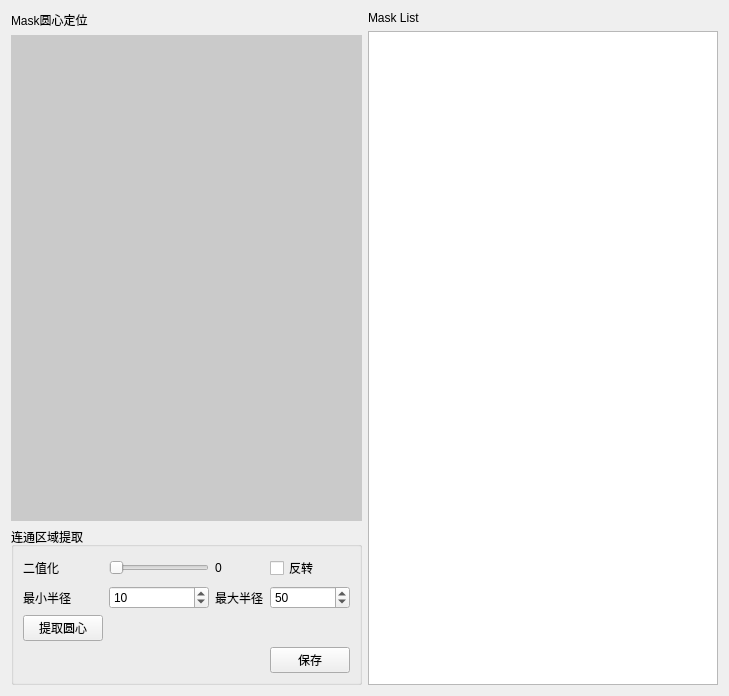
<?xml version="1.0" encoding="UTF-8"?>
<ui version="4.0">
 <class>Form</class>
 <widget class="QWidget" name="Form">
  <property name="geometry">
   <rect>
    <x>0</x>
    <y>0</y>
    <width>729</width>
    <height>696</height>
   </rect>
  </property>
  <property name="windowTitle">
   <string>Form</string>
  </property>
  <layout class="QHBoxLayout" name="horizontalLayout_3">
   <item>
    <layout class="QHBoxLayout" name="horizontalLayout_2" stretch="1,1">
     <item>
      <layout class="QVBoxLayout" name="verticalLayout_3" stretch="9,1">
       <item>
        <layout class="QVBoxLayout" name="verticalLayout_2" stretch="0,1">
         <item>
          <widget class="QLabel" name="label_3">
           <property name="text">
            <string>Mask圆心定位</string>
           </property>
          </widget>
         </item>
         <item>
          <widget class="QLabel" name="previewLabel">
           <property name="sizePolicy">
            <sizepolicy hsizetype="Preferred" vsizetype="Preferred">
             <horstretch>0</horstretch>
             <verstretch>0</verstretch>
            </sizepolicy>
           </property>
           <property name="styleSheet">
            <string notr="true">background-color: rgb(202, 202, 202);</string>
           </property>
           <property name="text">
            <string/>
           </property>
           <property name="scaledContents">
            <bool>false</bool>
           </property>
           <property name="alignment">
            <set>Qt::AlignCenter</set>
           </property>
          </widget>
         </item>
        </layout>
       </item>
       <item>
        <widget class="QGroupBox" name="groupBox">
         <property name="title">
          <string>连通区域提取</string>
         </property>
         <layout class="QHBoxLayout" name="horizontalLayout">
          <item>
           <layout class="QGridLayout" name="gridLayout">
            <item row="0" column="3">
             <widget class="QCheckBox" name="reverseCheckBox">
              <property name="text">
               <string>反转</string>
              </property>
             </widget>
            </item>
            <item row="1" column="2">
             <widget class="QLabel" name="label_7">
              <property name="text">
               <string>最大半径</string>
              </property>
             </widget>
            </item>
            <item row="3" column="1" colspan="2">
             <widget class="QLabel" name="label_9">
              <property name="text">
               <string/>
              </property>
             </widget>
            </item>
            <item row="0" column="0">
             <widget class="QLabel" name="label_4">
              <property name="text">
               <string>二值化</string>
              </property>
             </widget>
            </item>
            <item row="1" column="0">
             <widget class="QLabel" name="label_5">
              <property name="text">
               <string>最小半径</string>
              </property>
             </widget>
            </item>
            <item row="0" column="1">
             <widget class="QSlider" name="threshSlider">
              <property name="maximum">
               <number>255</number>
              </property>
              <property name="orientation">
               <enum>Qt::Horizontal</enum>
              </property>
             </widget>
            </item>
            <item row="3" column="3">
             <widget class="QPushButton" name="saveButton">
              <property name="text">
               <string>保存</string>
              </property>
             </widget>
            </item>
            <item row="0" column="2">
             <widget class="QLabel" name="label">
              <property name="text">
               <string>0</string>
              </property>
             </widget>
            </item>
            <item row="1" column="1">
             <widget class="QSpinBox" name="spinBox">
              <property name="maximum">
               <number>200</number>
              </property>
              <property name="value">
               <number>10</number>
              </property>
             </widget>
            </item>
            <item row="1" column="3">
             <widget class="QSpinBox" name="spinBox_3">
              <property name="minimum">
               <number>0</number>
              </property>
              <property name="maximum">
               <number>200</number>
              </property>
              <property name="value">
               <number>50</number>
              </property>
             </widget>
            </item>
            <item row="2" column="1" colspan="3">
             <widget class="QLabel" name="label_6">
              <property name="text">
               <string/>
              </property>
             </widget>
            </item>
            <item row="2" column="0">
             <widget class="QPushButton" name="getCircleButton">
              <property name="text">
               <string>提取圆心</string>
              </property>
             </widget>
            </item>
           </layout>
          </item>
         </layout>
        </widget>
       </item>
      </layout>
     </item>
     <item>
      <layout class="QVBoxLayout" name="verticalLayout">
       <item>
        <widget class="QLabel" name="label_2">
         <property name="text">
          <string>Mask List</string>
         </property>
        </widget>
       </item>
       <item>
        <widget class="QListWidget" name="listWidget"/>
       </item>
      </layout>
     </item>
    </layout>
   </item>
  </layout>
 </widget>
 <resources/>
 <connections/>
</ui>
